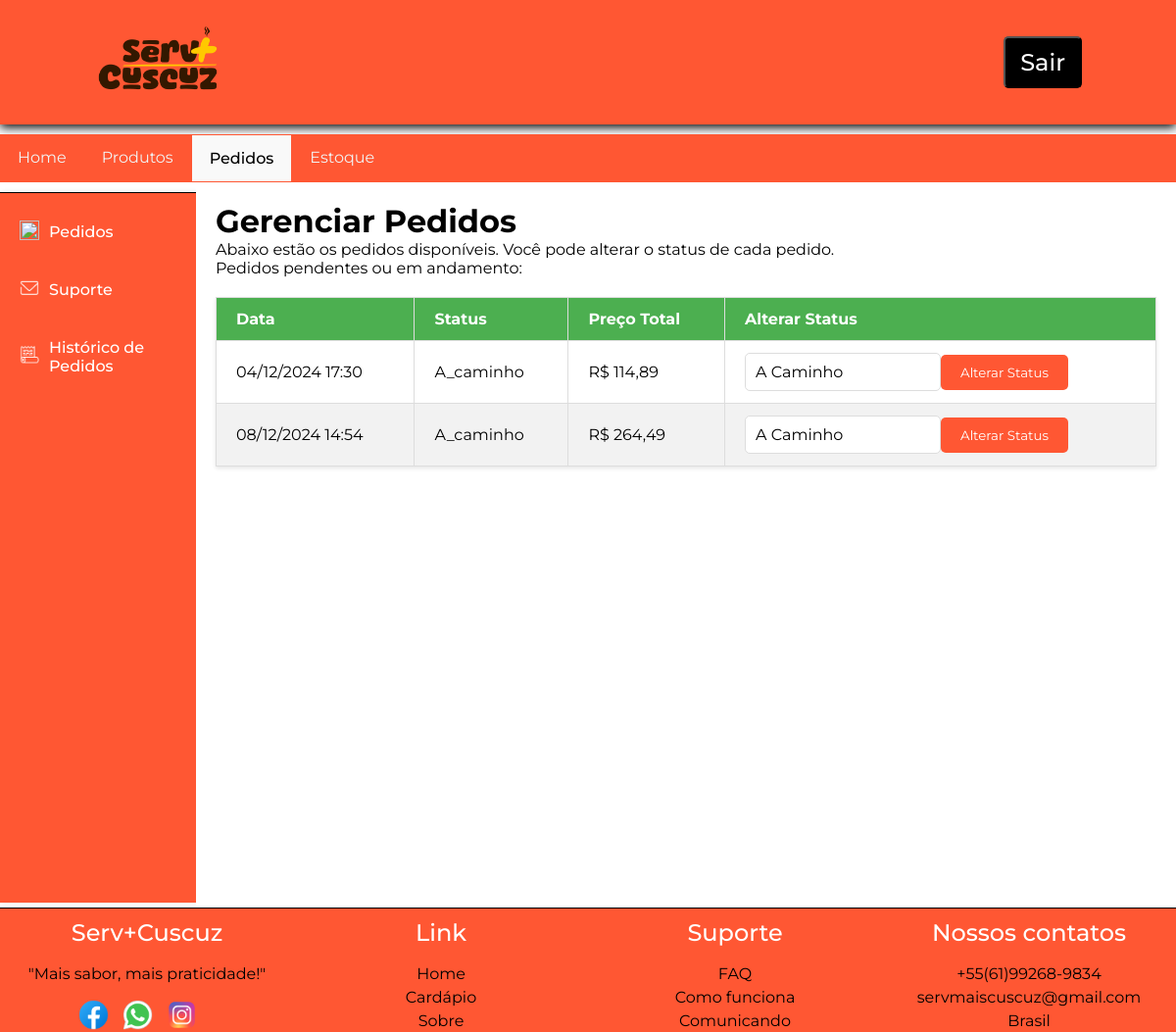
/view/funcionario/pedidos.php (signed in), run on an earlier commit of the app's database.
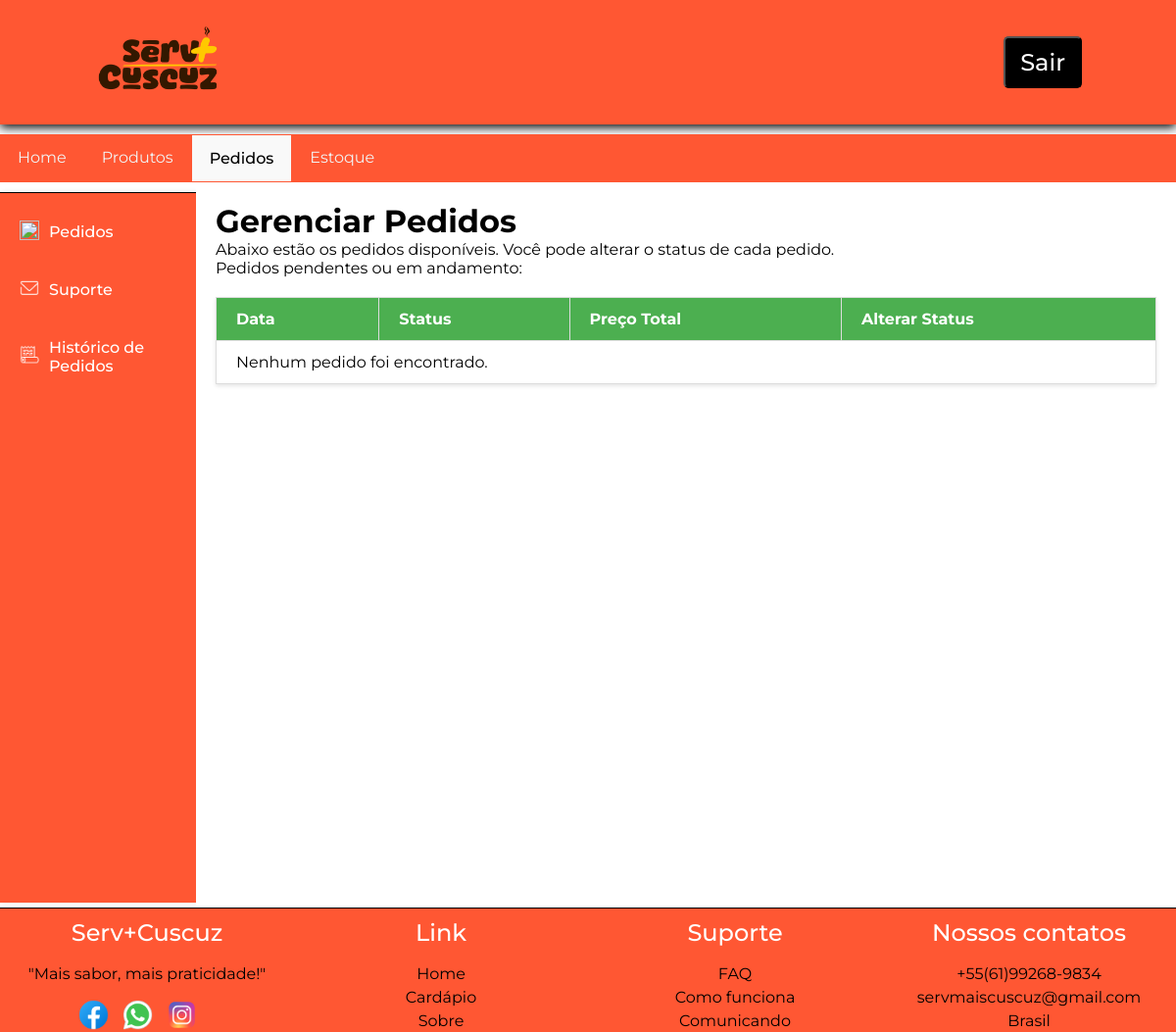
And on a later commit of the database.
### tables this page shows
CREATE TABLE `t_pedido` (
  `id` int(11) NOT NULL,
  `data` datetime DEFAULT current_timestamp(),
  `status` enum('PENDENTE','PREPARANDO','A_CAMINHO','ENTREGUE','CANCELADO') DEFAULT NULL,
  `entrega_domicilio` tinyint(1) DEFAULT NULL COMMENT '1 = Sim\n0 = Não',
  `preco_total` decimal(10,2) DEFAULT NULL,
  `t_cliente_id` int(11) NOT NULL
);

### model/DAO/pedidoDAO.php (called while the page is built, shortened)
<?php
class PedidoDAO {
    private $pdo;
    public function __construct($pdo) {
        $this->pdo = $pdo;
    }
        public function getAll() {
            $sql = "SELECT * FROM t_pedido";
            $stmt = $this->pdo->prepare($sql);
            $stmt->execute();
            return $stmt->fetchAll(PDO::FETCH_ASSOC);
        }
}

### controller/pedido/readPedidoController.php (called while the page is built, shortened)
<?php
require_once __DIR__ . "../../../model/DAO/PedidoDAO.php";
try {
    $pdo = Conexao::getInstance();
    $pedidoDAO = new PedidoDAO($pdo);
    if (isset($_SESSION['perfil']) && $_SESSION['perfil'] === 'FUNCIONARIO') {
        $pedidos = $pedidoDAO->getAll();
    } elseif (isset($_SESSION['id']) && is_numeric($_SESSION['id'])) {
        $pedidos = $pedidoDAO->getAllByClienteId($_SESSION['id']);
    } else {
        throw new Exception("Usuário não autorizado ou ID inválido.");
    }
} catch (Exception $e) {
    $_SESSION['pedidos'] = [];
    $_SESSION['msg'] = [
        'tipo' => 'erroPedido',
        'mensagem' => $e->getMessage()
    ];
}

### view/funcionario/pedidos.php (the view, shortened to what the changed rows need)
<?php
require_once __DIR__ . "../../../controller/pedido/readPedidoController.php";
?>
<!DOCTYPE html>
<html lang="pt-br">
<head>
    <link rel="stylesheet" href="../../assets/css/headerCadastro.css">
    <link rel="stylesheet" href="../../assets/css/painelControleAdmin.css">
    <link rel="stylesheet" href="../../assets/css/produto/produto.css">
    <link rel="stylesheet" href="../../assets/css/mensagens/mensagens.css">
    <link rel="stylesheet" href="../../assets/css/pedido/footer.css">
    <link rel="stylesheet" href="../../assets/css/funcionario/funcionario.css">
    <link rel="stylesheet" href="https://cdnjs.cloudflare.com/ajax/libs/font-awesome/5.15.4/css/all.min.css">
</head>
<body>
<main class="perfil-container">
<div class="perfil-conteudo">
    <div id="pedidos" class="secao" style="display: none;">
        <h1>Gerenciar Pedidos</h1>
        <table class="table-pedidos">
            <thead>
                <tr>
                    <th>Data</th>
                    <th>Status</th>
                    <th>Preço Total</th>
                    <th>Alterar Status</th>
                </tr>
            </thead>
            <tbody>
                <?php
                if (isset($_SESSION['pedidos']) && !empty($_SESSION['pedidos'])) {
                    foreach ($_SESSION['pedidos'] as $pedido) {
                        if (in_array($pedido['status'], ['PENDENTE', 'PREPARANDO', 'A_CAMINHO'])) {
                            echo "<tr>";
                            echo "<td>" . date('d/m/Y H:i', strtotime($pedido['data'])) . "</td>";
                            echo "<td>" . ucfirst(strtolower($pedido['status'])) . "</td>";
                            echo "<td>R$ " . number_format($pedido['preco_total'], 2, ',', '.') . "</td>";
                            echo "<td>
                                    <form action='../../controller/funcionario/updateStatusPedidoController.php' method='POST'>
                                        <input type='hidden' name='pedido_id' value='" . $pedido['id'] . "'>
                                        <div class='input-group'>
                                            <div class='select-container'>
                                                <select name='novo_status'>
                                                    <option value='PENDENTE' " . ($pedido['status'] == 'PENDENTE' ? 'selected' : '') . ">Pendente</option>
                                                    <option value='PREPARANDO' " . ($pedido['status'] == 'PREPARANDO' ? 'selected' : '') . ">Em Preparação</option>
                                                    <option value='A_CAMINHO' " . ($pedido['status'] == 'A_CAMINHO' ? 'selected' : '') . ">A Caminho</option>
                                                    <option value='ENTREGUE' " . ($pedido['status'] == 'ENTREGUE' ? 'selected' : '') . ">Entregue</option>
                                                    <option value='CANCELADO' " . ($pedido['status'] == 'CANCELADO' ? 'selected' : '') . ">Cancelado</option>
                                                </select>
                                            </div>
                                            <button type='submit' class='btn-alterar-status'>
                                                Alterar Status
                                            </button>
                                        </div>
                                    </form>
                                </td>";
                            echo "</tr>";
                        }
                    }
                } else {
                    echo "<tr><td colspan='4'>Nenhum pedido foi encontrado.</td></tr>";
                }
                ?>
            </tbody>
        </table>
    </div>
</div>
</main>
<footer>
<div class="containerFooter">
            <ul>
                <h2>Serv+Cuscuz</h2>
            </ul>
            <ul>
                <h2>Link</h2>
            </ul>
            <ul>
                <h2>Suporte</h2>
            </ul>
            <ul>
                <h2>Nossos contatos</h2>
            </ul>
        </div>
</footer>
</body>
</html>

What changed in the data, as far as the page shows it:
removed t_pedido: data "04/12/2024 17:30", status "A_caminho", preco_total "114,89", novo_status "A Caminho"
removed t_pedido: data "08/12/2024 14:54", status "A_caminho", preco_total "264,49", novo_status "A Caminho"
Also different on the page:
text now shown: "Nenhum pedido foi encontrado."
